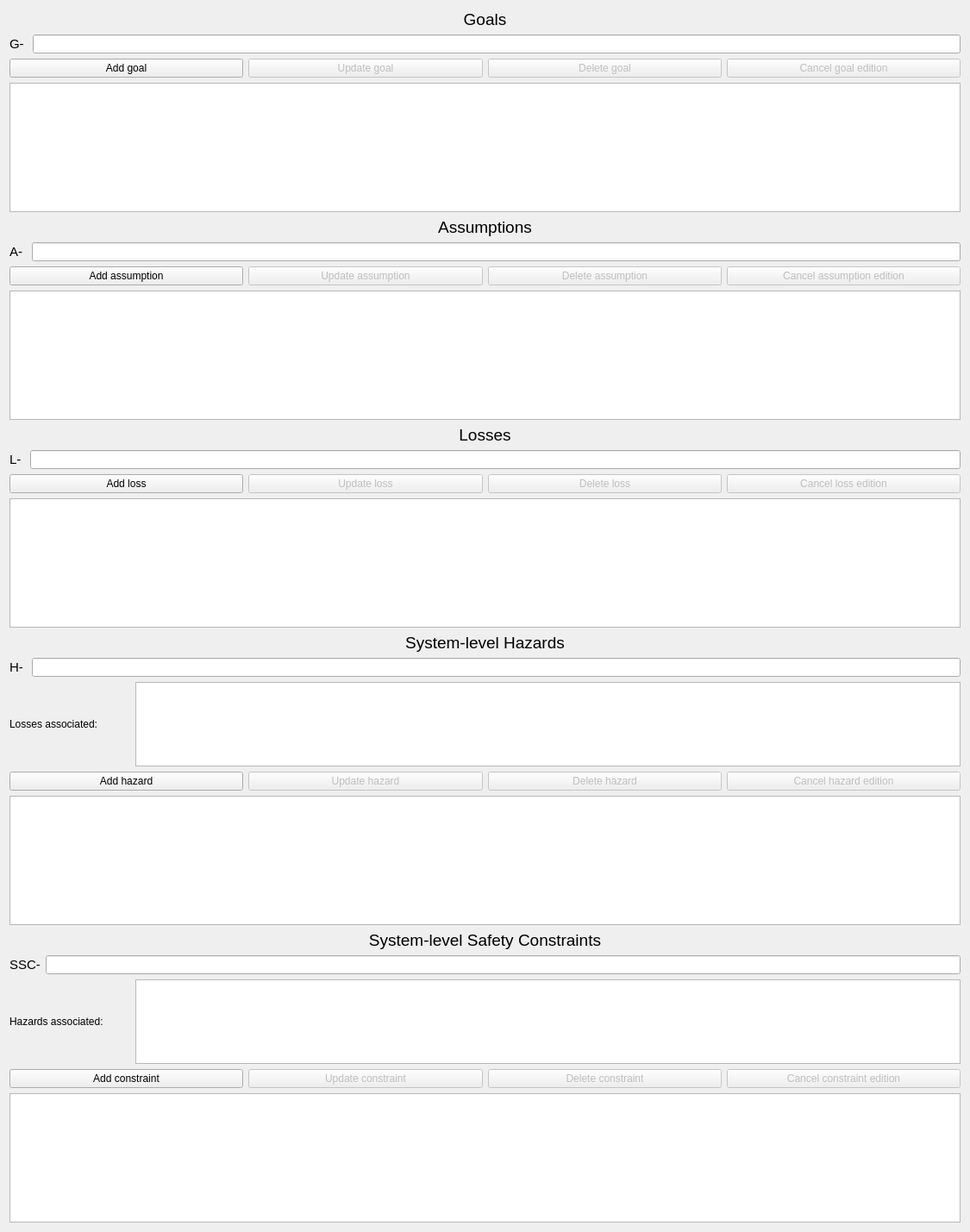
          <widget class="QWidget" name="scrollAreaWidgetContents">
           <property name="geometry">
            <rect>
             <x>0</x>
             <y>0</y>
             <width>1125</width>
             <height>1429</height>
            </rect>
           </property>
           <layout class="QGridLayout" name="gridLayout_3">
            <item row="0" column="0">
             <widget class="QLabel" name="label">
              <property name="font">
               <font>
                <pointsize>14</pointsize>
               </font>
              </property>
              <property name="text">
               <string>Goals</string>
              </property>
              <property name="textFormat">
               <enum>Qt::AutoText</enum>
              </property>
              <property name="alignment">
               <set>Qt::AlignCenter</set>
              </property>
             </widget>
            </item>
            <item row="1" column="0">
             <layout class="QHBoxLayout" name="horizontalLayout">
              <item>
               <widget class="QLabel" name="label_saf_goal_position">
                <property name="font">
                 <font>
                  <pointsize>11</pointsize>
                 </font>
                </property>
                <property name="text">
                 <string>G- </string>
                </property>
               </widget>
              </item>
              <item>
               <widget class="QLineEdit" name="lineedit_saf_goal"/>
              </item>
             </layout>
            </item>
            <item row="2" column="0">
             <layout class="QHBoxLayout" name="horizontalLayout_2">
              <item>
               <widget class="QPushButton" name="button_saf_new_goal">
                <property name="text">
                 <string>Add goal</string>
                </property>
               </widget>
              </item>
              <item>
               <widget class="QPushButton" name="button_saf_update_goal">
                <property name="enabled">
                 <bool>false</bool>
                </property>
                <property name="text">
                 <string>Update goal</string>
                </property>
               </widget>
              </item>
              <item>
               <widget class="QPushButton" name="button_saf_delete_goal">
                <property name="enabled">
                 <bool>false</bool>
                </property>
                <property name="text">
                 <string>Delete goal</string>
                </property>
               </widget>
              </item>
              <item>
               <widget class="QPushButton" name="button_saf_cancel_goal">
                <property name="enabled">
                 <bool>false</bool>
                </property>
                <property name="text">
                 <string>Cancel goal edition</string>
                </property>
               </widget>
              </item>
             </layout>
            </item>
            <item row="3" column="0">
             <widget class="QListWidget" name="list_saf_goals">
              <property name="minimumSize">
               <size>
                <width>0</width>
                <height>150</height>
               </size>
              </property>
              <property name="alternatingRowColors">
               <bool>true</bool>
              </property>
              <property name="wordWrap">
               <bool>true</bool>
              </property>
             </widget>
            </item>
            <item row="4" column="0">
             <widget class="QLabel" name="label_2">
              <property name="font">
               <font>
                <pointsize>14</pointsize>
               </font>
              </property>
              <property name="text">
               <string>Assumptions</string>
              </property>
              <property name="alignment">
               <set>Qt::AlignCenter</set>
              </property>
             </widget>
            </item>
            <item row="5" column="0">
             <layout class="QHBoxLayout" name="horizontalLayout_3">
              <item>
               <widget class="QLabel" name="label_saf_assumption_position">
                <property name="font">
                 <font>
                  <pointsize>11</pointsize>
                 </font>
                </property>
                <property name="text">
                 <string>A- </string>
                </property>
               </widget>
              </item>
              <item>
               <widget class="QLineEdit" name="lineedit_saf_assumption"/>
              </item>
             </layout>
            </item>
            <item row="6" column="0">
             <layout class="QHBoxLayout" name="horizontalLayout_4">
              <item>
               <widget class="QPushButton" name="button_saf_new_assumption">
                <property name="text">
                 <string>Add assumption</string>
                </property>
               </widget>
              </item>
              <item>
               <widget class="QPushButton" name="button_saf_update_assumption">
                <property name="enabled">
                 <bool>false</bool>
                </property>
                <property name="text">
                 <string>Update assumption</string>
                </property>
               </widget>
              </item>
              <item>
               <widget class="QPushButton" name="button_saf_delete_assumption">
                <property name="enabled">
                 <bool>false</bool>
                </property>
                <property name="text">
                 <string>Delete assumption</string>
                </property>
               </widget>
              </item>
              <item>
               <widget class="QPushButton" name="button_saf_cancel_assumption">
                <property name="enabled">
                 <bool>false</bool>
                </property>
                <property name="text">
                 <string>Cancel assumption edition</string>
                </property>
               </widget>
              </item>
             </layout>
            </item>
            <item row="7" column="0">
             <widget class="QListWidget" name="list_saf_assumptions">
              <property name="minimumSize">
               <size>
                <width>0</width>
                <height>150</height>
               </size>
              </property>
              <property name="alternatingRowColors">
               <bool>true</bool>
              </property>
              <property name="wordWrap">
               <bool>true</bool>
              </property>
             </widget>
            </item>
            <item row="8" column="0">
             <widget class="QLabel" name="label_3">
              <property name="font">
               <font>
                <pointsize>14</pointsize>
               </font>
              </property>
              <property name="text">
               <string>Losses</string>
              </property>
              <property name="alignment">
               <set>Qt::AlignCenter</set>
              </property>
             </widget>
            </item>
            <item row="9" column="0">
             <layout class="QHBoxLayout" name="horizontalLayout_8">
              <item>
               <widget class="QLabel" name="label_saf_loss_position">
                <property name="font">
                 <font>
                  <pointsize>11</pointsize>
                 </font>
                </property>
                <property name="text">
                 <string>L- </string>
                </property>
               </widget>
              </item>
              <item>
               <widget class="QLineEdit" name="lineedit_saf_loss"/>
              </item>
             </layout>
            </item>
            <item row="10" column="0">
             <layout class="QHBoxLayout" name="horizontalLayout_7">
              <item>
               <widget class="QPushButton" name="button_saf_new_loss">
                <property name="text">
                 <string>Add loss</string>
                </property>
               </widget>
              </item>
              <item>
               <widget class="QPushButton" name="button_saf_update_loss">
                <property name="enabled">
                 <bool>false</bool>
                </property>
                <property name="text">
                 <string>Update loss</string>
                </property>
               </widget>
              </item>
              <item>
               <widget class="QPushButton" name="button_saf_delete_loss">
                <property name="enabled">
                 <bool>false</bool>
                </property>
                <property name="text">
                 <string>Delete loss</string>
                </property>
               </widget>
              </item>
              <item>
               <widget class="QPushButton" name="button_saf_cancel_loss">
                <property name="enabled">
                 <bool>false</bool>
                </property>
                <property name="text">
                 <string>Cancel loss edition</string>
                </property>
               </widget>
              </item>
             </layout>
            </item>
            <item row="11" column="0">
             <widget class="QListWidget" name="list_saf_losses">
              <property name="minimumSize">
               <size>
                <width>0</width>
                <height>150</height>
               </size>
              </property>
              <property name="alternatingRowColors">
               <bool>true</bool>
              </property>
              <property name="wordWrap">
               <bool>true</bool>
              </property>
             </widget>
            </item>
            <item row="12" column="0">
             <widget class="QLabel" name="label_4">
              <property name="font">
               <font>
                <pointsize>14</pointsize>
               </font>
              </property>
              <property name="text">
               <string>System-level Hazards</string>
              </property>
              <property name="alignment">
               <set>Qt::AlignCenter</set>
              </property>
             </widget>
            </item>
            <item row="13" column="0">
             <layout class="QHBoxLayout" name="horizontalLayout_10">
              <item>
               <widget class="QLabel" name="label_saf_hazard_position">
                <property name="font">
                 <font>
                  <pointsize>11</pointsize>
                 </font>
                </property>
                <property name="text">
                 <string>H- </string>
                </property>
               </widget>
              </item>
              <item>
               <widget class="QLineEdit" name="lineedit_saf_hazard"/>
              </item>
             </layout>
            </item>
            <item row="14" column="0">
             <layout class="QHBoxLayout" name="horizontalLayout_5">
              <item>
               <widget class="QLabel" name="label_6">
                <property name="minimumSize">
                 <size>
                  <width>140</width>
                  <height>0</height>
                 </size>
                </property>
                <property name="maximumSize">
                 <size>
                  <width>140</width>
                  <height>16777215</height>
                 </size>
                </property>
                <property name="text">
                 <string>Losses associated:</string>
                </property>
               </widget>
              </item>
              <item>
               <widget class="QListWidget" name="list_hazards_losses">
                <property name="autoFillBackground">
                 <bool>false</bool>
                </property>
                <property name="alternatingRowColors">
                 <bool>true</bool>
                </property>
                <property name="selectionMode">
                 <enum>QAbstractItemView::MultiSelection</enum>
                </property>
               </widget>
              </item>
             </layout>
            </item>
            <item row="15" column="0">
             <layout class="QHBoxLayout" name="horizontalLayout_9">
              <item>
               <widget class="QPushButton" name="button_saf_new_hazard">
                <property name="text">
                 <string>Add hazard</string>
                </property>
               </widget>
              </item>
              <item>
               <widget class="QPushButton" name="button_saf_update_hazard">
                <property name="enabled">
                 <bool>false</bool>
                </property>
                <property name="text">
                 <string>Update hazard</string>
                </property>
               </widget>
              </item>
              <item>
               <widget class="QPushButton" name="button_saf_delete_hazard">
                <property name="enabled">
                 <bool>false</bool>
                </property>
                <property name="text">
                 <string>Delete hazard</string>
                </property>
               </widget>
              </item>
              <item>
               <widget class="QPushButton" name="button_saf_cancel_hazard">
                <property name="enabled">
                 <bool>false</bool>
                </property>
                <property name="text">
                 <string>Cancel hazard edition</string>
                </property>
               </widget>
              </item>
             </layout>
            </item>
            <item row="16" column="0">
             <widget class="QListWidget" name="list_saf_hazards">
              <property name="minimumSize">
               <size>
                <width>0</width>
                <height>150</height>
               </size>
              </property>
              <property name="alternatingRowColors">
               <bool>true</bool>
              </property>
              <property name="wordWrap">
               <bool>true</bool>
              </property>
             </widget>
            </item>
            <item row="17" column="0">
             <widget class="QLabel" name="label_5">
              <property name="font">
               <font>
                <pointsize>14</pointsize>
               </font>
              </property>
              <property name="text">
               <string>System-level Safety Constraints</string>
              </property>
              <property name="alignment">
               <set>Qt::AlignCenter</set>
              </property>
             </widget>
            </item>
            <item row="18" column="0">
             <layout class="QHBoxLayout" name="horizontalLayout_12">
              <item>
               <widget class="QLabel" name="label_saf_constraint_position">
                <property name="font">
                 <font>
                  <pointsize>11</pointsize>
                 </font>
                </property>
                <property name="text">
                 <string>SSC-</string>
                </property>
               </widget>
              </item>
              <item>
               <widget class="QLineEdit" name="lineedit_saf_constraint"/>
              </item>
             </layout>
            </item>
            <item row="19" column="0">
             <layout class="QHBoxLayout" name="horizontalLayout_23">
              <item>
               <widget class="QLabel" name="label_13">
                <property name="minimumSize">
                 <size>
                  <width>140</width>
                  <height>0</height>
                 </size>
                </property>
                <property name="maximumSize">
                 <size>
                  <width>140</width>
                  <height>16777215</height>
                 </size>
                </property>
                <property name="text">
                 <string>Hazards associated:</string>
                </property>
               </widget>
              </item>
              <item>
               <widget class="QListWidget" name="list_constraints_hazards">
                <property name="alternatingRowColors">
                 <bool>true</bool>
                </property>
                <property name="selectionMode">
                 <enum>QAbstractItemView::MultiSelection</enum>
                </property>
               </widget>
              </item>
             </layout>
            </item>
            <item row="20" column="0">
             <layout class="QHBoxLayout" name="horizontalLayout_11">
              <item>
               <widget class="QPushButton" name="button_saf_new_constraint">
                <property name="text">
                 <string>Add constraint</string>
                </property>
               </widget>
              </item>
              <item>
               <widget class="QPushButton" name="button_saf_update_constraint">
                <property name="enabled">
                 <bool>false</bool>
                </property>
                <property name="text">
                 <string>Update constraint</string>
                </property>
               </widget>
              </item>
              <item>
               <widget class="QPushButton" name="button_saf_delete_constraint">
                <property name="enabled">
                 <bool>false</bool>
                </property>
                <property name="text">
                 <string>Delete constraint</string>
                </property>
               </widget>
              </item>
              <item>
               <widget class="QPushButton" name="button_saf_cancel_constraint">
                <property name="enabled">
                 <bool>false</bool>
                </property>
                <property name="text">
                 <string>Cancel constraint edition</string>
                </property>
               </widget>
              </item>
             </layout>
            </item>
            <item row="21" column="0">
             <widget class="QListWidget" name="list_saf_constraints">
              <property name="minimumSize">
               <size>
                <width>0</width>
                <height>150</height>
               </size>
              </property>
              <property name="alternatingRowColors">
               <bool>true</bool>
              </property>
              <property name="wordWrap">
               <bool>true</bool>
              </property>
             </widget>
            </item>
           </layout>
          </widget>
